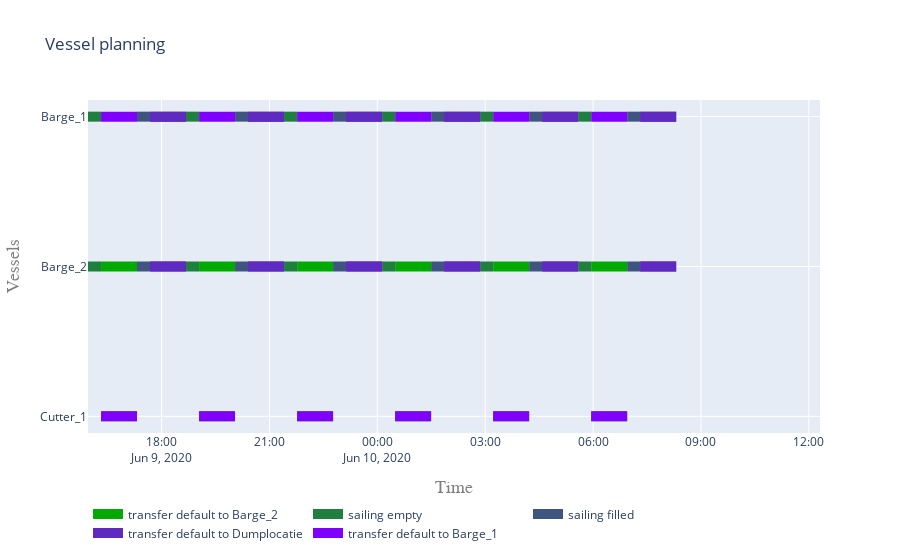

The code cell stored with this chart in its notebook:
### Code cell
objects = [cutter, barge_1, barge_2]
activities = []
for obj in objects:
    print(set(obj.log["Message"]))
    activities.extend(set(obj.log["Message"]))

activities = list(set(activities))

            
C = np.linspace(0,255, len(activities))
colors = {}

for i in range(len(activities)):
    colors[i] = f'rgb({int(C[i]/2)},{int(C[len(C) - 1 - i]/1.5)},{int(C[i])})'

vessel_planning(objects, activities, colors)
